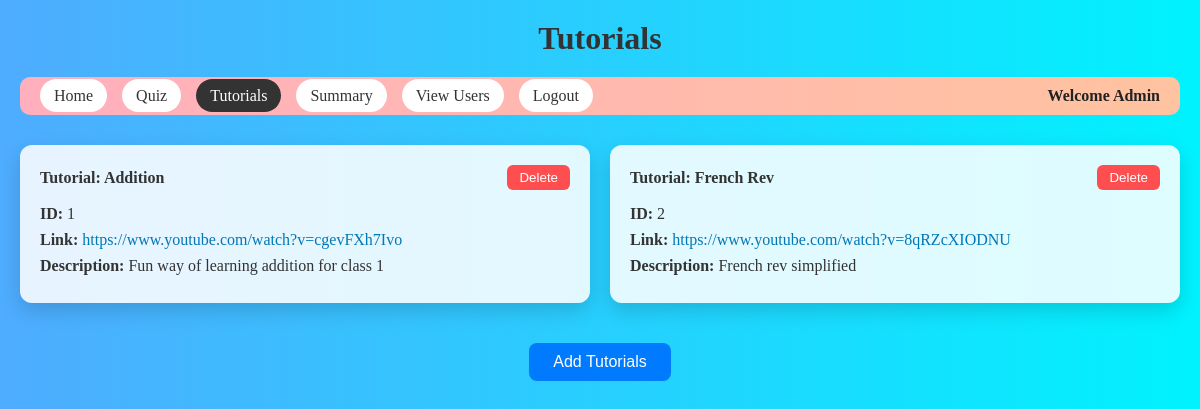
The app's page /tutorials, older data.
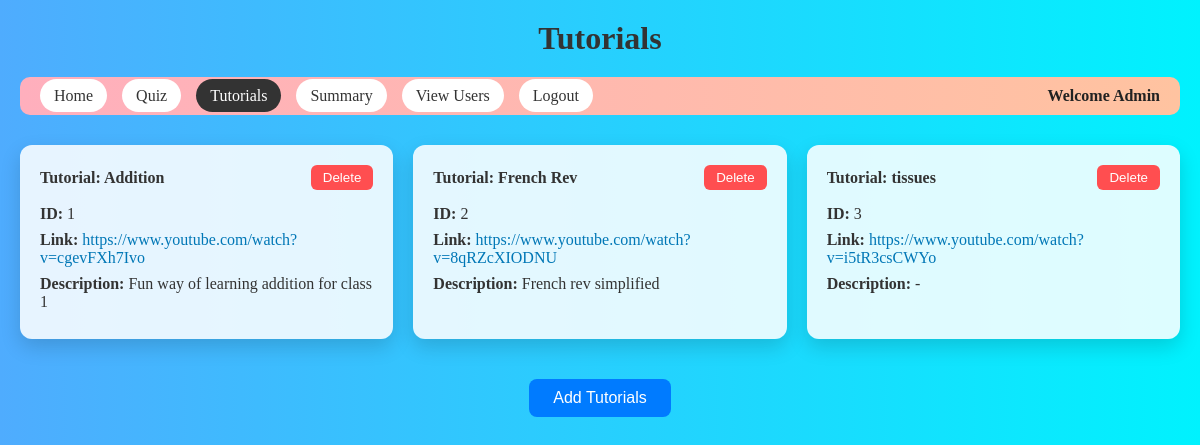
The same page, newer data.
### app.py (models this page shows)
class Tutorials(db.Model):
    __tablename__ = 'tutorials'
    tut_id = db.Column(db.Integer, autoincrement=True, primary_key=True)
    tut_name = db.Column(db.String(20), nullable=False)
    tut_link = db.Column(db.Text, nullable=False)
    tut_desc = db.Column(db.String(50), nullable=False)
    chap_id = db.Column(db.Integer, db.ForeignKey("chapter.chap_id", ondelete="CASCADE"), nullable=False)

### app.py (the view)
@app.route('/tutorials')
def tutorials():
    tut=Tutorials.query.all()
    return render_template('tutorials.html',tut=tut)

### app.py (called while the page is built)
@app.before_request
def create_tables():
    db.create_all()
    if not User.query.filter_by(email="Admin12@gmail.com").first():
        admin=User(name="Admin", email="Admin12@gmail.com", password=generate_password_hash("Silvia06@10"), std=0, dob=datetime.strptime("2006-06-01", "%Y-%m-%d").date(),admin=True)
        db.session.add(admin)
        db.session.commit()

### templates/tutorials.html (shortened to what this page needs)
<!DOCTYPE html>
<html lang="en">
<head>
</head>
<body>
  <header>
    <h3>Tutorials</h3>
  </header>
  <nav>
    <ul>
      <li><a href="/admin_Dashboard">Home</a></li>
      <li><a href="/quiz_Management">Quiz</a></li>
      <li class="active"><a href="/tutorials">Tutorials</a></li>
      <li><a href="/summary">Summary</a></li>
      <li><a href="/viewUsers">View Users</a></li>
      <li><a href="{{url_for('logout')}}">Logout</a></li>
    </ul>
    <span class="welcome">Welcome Admin</span>
  </nav>
  <section class="card-grid">
    {% for t in tut %}
    <div class="card">
      <div class="card-header">
        <span>Tutorial: {{ t.tut_name }}</span>
        <form action="/deleteTut/{{ t.tut_id }}" method="post" style="display:inline;">
          <button type="submit">Delete</button>
        </form>
      </div>
      <div class="card-body">
        <p><strong>ID:</strong> {{ t.tut_id }}</p>
        <p><strong>Link:</strong> <a href="{{ t.tut_link }}" target="_blank">{{ t.tut_link }}</a></p>
        <p><strong>Description:</strong> {{ t.tut_desc }}</p>
      </div>
    </div>
    {% endfor %}
  </section>
  <div class="center">
    <form id="addTutorials" action="{{ url_for('addTutorials') }}">
      <input type="submit" class="add-btn" value="Add Tutorials" />
    </form>
  </div>
</body>
</html>

Row changes from the older to the newer data that the page shows:
added Tutorials: tut_name "tissues", tut_id "3", tut_link "https://www.youtube.com/watch?v=i5tR3csCWYo", tut_desc "-"
